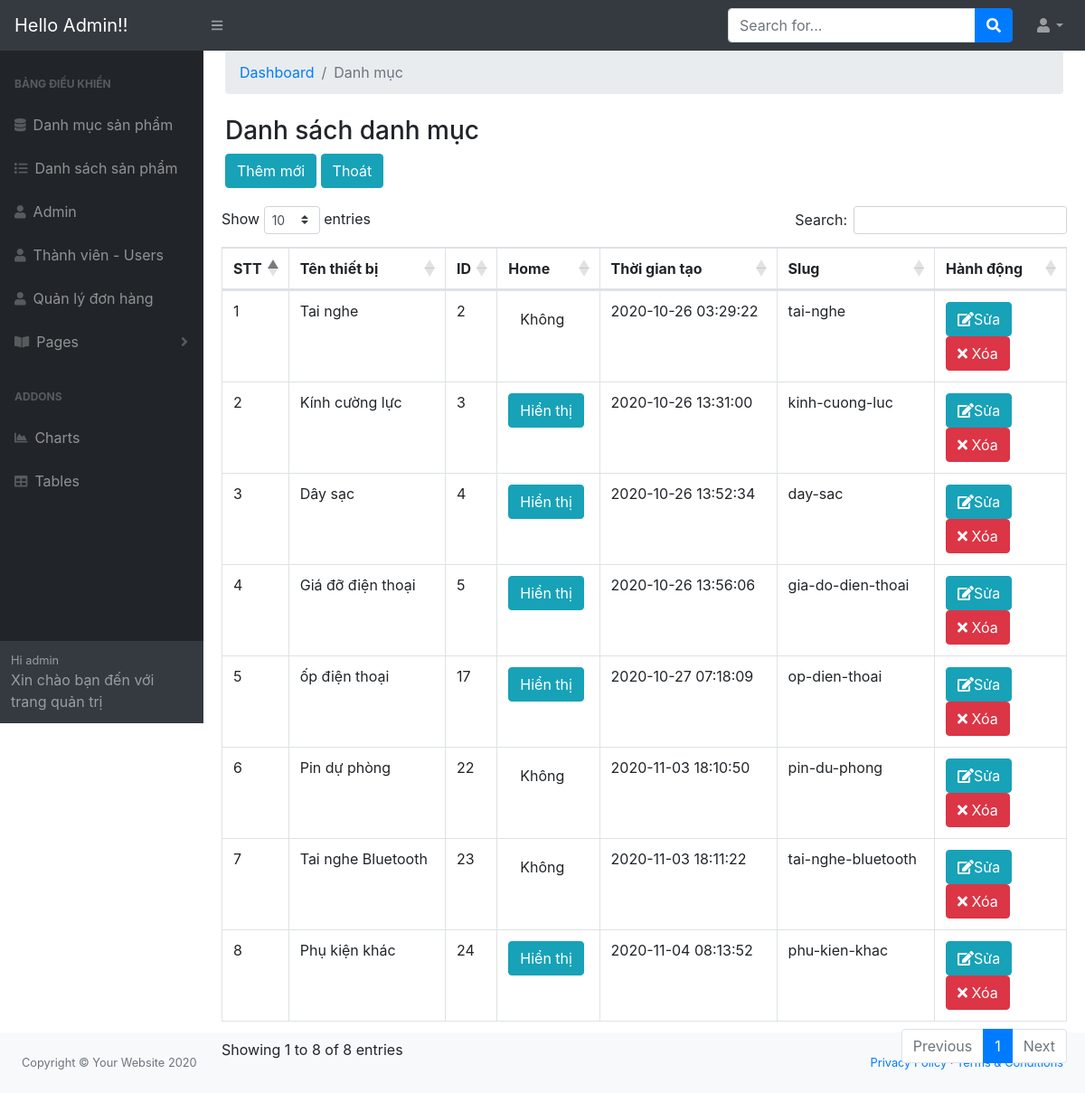
The page /admin/modules/category/index.php on the database its author committed.
### tables this page shows
CREATE TABLE `category` (
  `id` int(11) NOT NULL,
  `name` varchar(100) DEFAULT NULL,
  `slug` varchar(100) DEFAULT NULL,
  `images` varchar(1) DEFAULT NULL,
  `banner` varchar(100) DEFAULT NULL,
  `home` tinyint(4) DEFAULT 0,
  `status` tinyint(4) DEFAULT 1,
  `created_at` timestamp NOT NULL DEFAULT current_timestamp(),
  `update_at` timestamp NOT NULL DEFAULT current_timestamp() ON UPDATE current_timestamp()
);

### libraries/Database.php (called while the page is built, shortened)
<?php
    class Database
    {
        public $link;
        public function __construct()
        {
            $this->link = mysqli_connect("localhost","root","","btl") or die ();
            mysqli_set_charset($this->link,"utf8");
        }
         public function fetchAll($table)
        {
            $sql = "SELECT * FROM {$table} WHERE 1" ;
            $result = mysqli_query($this->link,$sql) or die("Lỗi Truy Vấn fetchAll " .mysqli_error($this->link));
            $data = [];
            if( $result)
            {
                while ($num = mysqli_fetch_assoc($result))
                {
                    $data[] = $num;
                }
            }
            return $data;
        }
    }
?>

### admin/autoload/autoload.php (called while the page is built, shortened)
<?php
    require_once __DIR__. "/../../libraries/Database.php";
    $db = new Database;
?>

### admin/modules/category/index.php (the view, shortened to what this page needs)
<?php
    require_once __DIR__. "/../../autoload/autoload.php";
    $category = $db->fetchAll("category");
?>
<?php require_once __DIR__. "/../../layouts/header.php";?>
            <div id="layoutSidenav_content">
                <main>
                    <div class="container-fluid">
                        <ol class="breadcrumb mb-4">
                            <li class="breadcrumb-item active"><a href="/website_phukien/admin/index.php">Dashboard</a></li>
                            <li class="breadcrumb-item active">Danh mục</li>
                        </ol>
                        <h3>Danh sách danh mục</h3>
                       <a href="add.php" class="btn btn-info">Thêm mới</a>
                       <a href="/website_phukien/admin/index.php" class="btn btn-info">Thoát</a>
                        </div>
                        <div class="card-body">
                            <div class="table-responsive">
                                    <table class="table table-bordered" id="dataTable" width="100%" cellspacing="0">
                                        <thead>
                                            <tr>
                                                <th>STT</th>
                                                <th>Tên thiết bị</th>
                                                <th>ID</th>
                                                <th>Home</th>
                                                <th>Thời gian tạo</th>
                                                <th>Slug</th>
                                                <th>Hành động</th>
                                            </tr>
                                        </thead>
                                        <tbody>
                                            <?php
                                            $stt=1;
                                            foreach($category as $item): ?>
                                            <tr>
                                                <td><?php echo $stt ?></td>
                                                <td><?php echo $item['name'] ?></td>
                                                <td><?php echo $item['id'] ?></td>
                                                <td>
                                                   <a class="btn btn-xs <?php echo $item['home']==1? 'btn-info': 'btn-default' ?>" href="home.php?id=<?php echo $item['id'] ?>">
                                                   <?php echo $item['home']==1 ?'Hiển thị':'Không' ?></a>
                                                </td>
                                                <td><?php echo $item['created_at'] ?></td>
                                                <td><?php echo $item['slug'] ?></td>
                                                <td>
                                                    <a class="btn btn-xs btn-info" href="edit.php?id=<?php echo $item['id'] ?>">
                                                    <i class="fa fa-edit"></i>Sửa</a>
                                                    <a class="btn btn-xs btn-danger" href="delete.php?id=<?php echo $item['id'] ?>">
                                                    <i class="fa fa-times"></i>
                                                    Xóa</a>
                                                </td>
                                            </tr>
                                            <?php $stt++;endforeach ?>
                                        </tbody>
                                    </table>
                                </div>
                            </div>
                        </div>
                    </div>
<?php require_once __DIR__. "/../../layouts/footer.php";?>

### rows shown on the page
category: name "Tai nghe", id "2", home "Không", created_at "2020-10-26 03:29:22", slug "tai-nghe"
category: name "Kính cường lực", id "3", home "Hiển thị", created_at "2020-10-26 13:31:00", slug "kinh-cuong-luc"
category: name "Dây sạc", id "4", home "Hiển thị", created_at "2020-10-26 13:52:34", slug "day-sac"
category: name "Giá đỡ điện thoại", id "5", home "Hiển thị", created_at "2020-10-26 13:56:06", slug "gia-do-dien-thoai"
category: name "ốp điện thoại", id "17", home "Hiển thị", created_at "2020-10-27 07:18:09", slug "op-dien-thoai"
category: name "Pin dự phòng", id "22", home "Không", created_at "2020-11-03 18:10:50", slug "pin-du-phong"
category: name "Tai nghe Bluetooth", id "23", home "Không", created_at "2020-11-03 18:11:22", slug "tai-nghe-bluetooth"
category: name "Phụ kiện khác", id "24", home "Hiển thị", created_at "2020-11-04 08:13:52", slug "phu-kien-khac"
